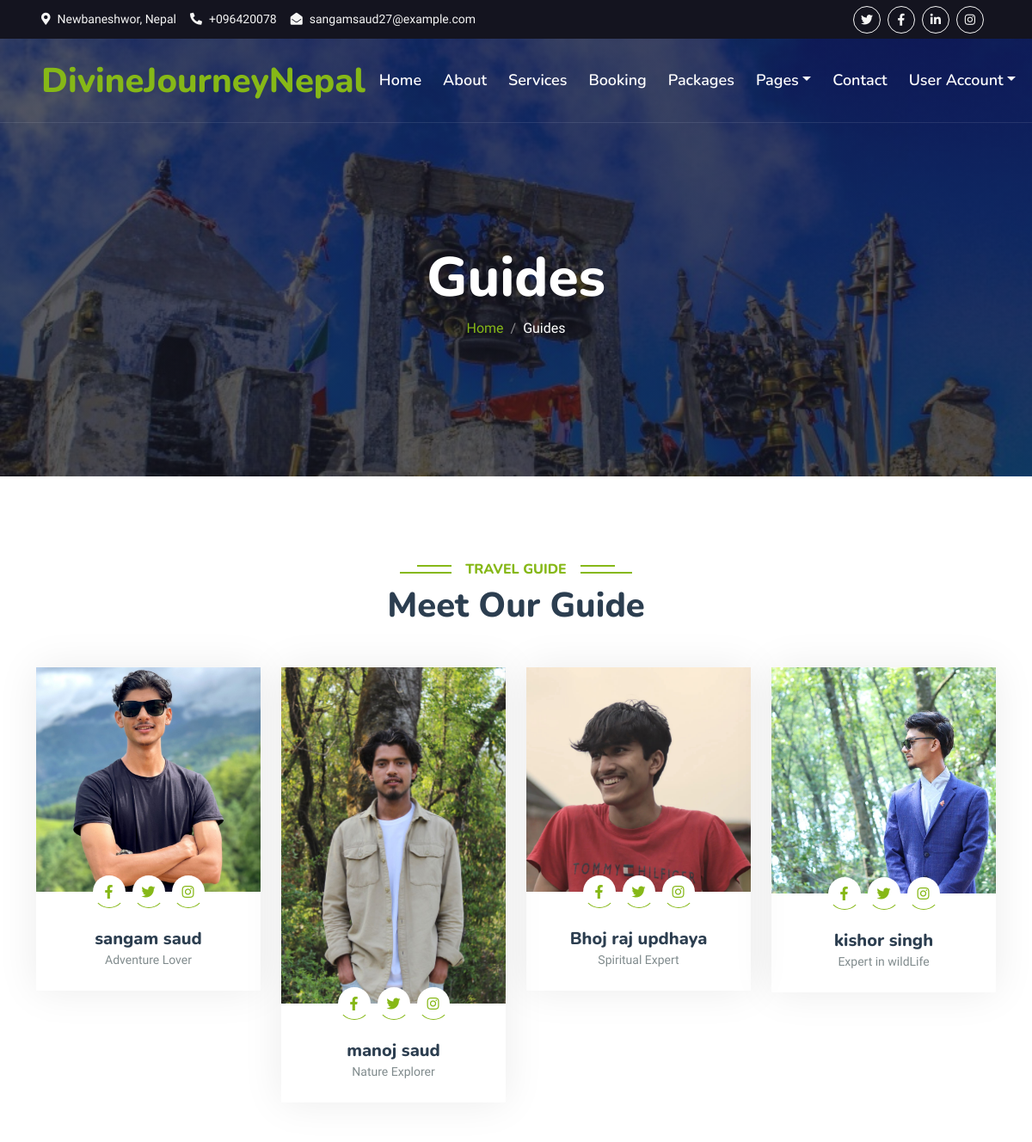
Before: /team (upper part) with the older database file.
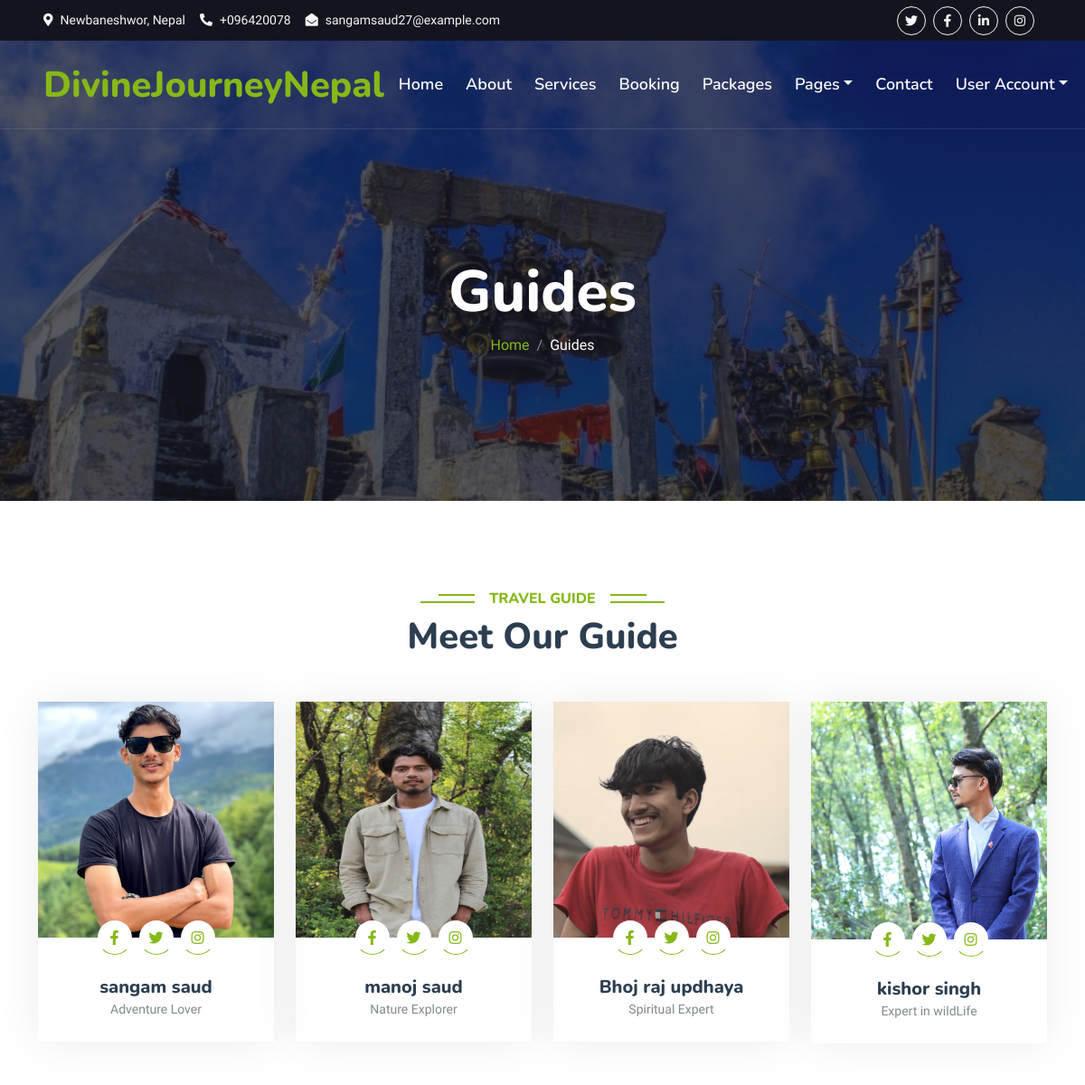
After: the same page with the newer database file.
### home/models.py (models this page shows, shortened)
class Team (models.Model):
    name = models.CharField(max_length=300)
    image = models.ImageField(upload_to='media')
    designation = models.CharField(max_length=300)

### home/views.py (the view)
# urls.py: path('team', team, name = 'team'),
def team(request):
    views = {}
    views['teams'] = Team.objects.all()
    return render(request ,'team.html', views)

### templates/team.html
{% extends 'base.html' %}
{% load static %}
{% block content %}
        <div class="container-fluid bg-primary py-5 mb-5 hero-header">
            <div class="container py-5">
                <div class="row justify-content-center py-5">
                    <div class="col-lg-10 pt-lg-5 mt-lg-5 text-center">
                        <h1 class="display-3 text-white animated slideInDown">Guides</h1>
                        <nav aria-label="breadcrumb">
                            <ol class="breadcrumb justify-content-center">
                                <li class="breadcrumb-item"><a href="/">Home</a></li>
                                <li class="breadcrumb-item text-white active" aria-current="page">Guides</li>
                            </ol>
                        </nav>
                    </div>
                </div>
            </div>
        </div>
    </div>
    <div class="container-xxl py-5">
        <div class="container">
            <div class="text-center wow fadeInUp" data-wow-delay="0.1s">
                <h6 class="section-title bg-white text-center text-primary px-3">Travel Guide</h6>
                <h1 class="mb-5">Meet Our Guide</h1>
            </div>
            <div class="row g-4">
                {% for team in teams %}
                <div class="col-lg-3 col-md-6 wow fadeInUp" data-wow-delay="0.1s">
                    <div class="team-item">
                        <div class="overflow-hidden">
                            <img class="img-fluid" src="{{team.image.url}}" alt="">
                        </div>
                        <div class="position-relative d-flex justify-content-center" style="margin-top: -19px;">
                            <a class="btn btn-square mx-1" href="https://www.facebook.com/sangam.saud.33"><i class="fab fa-facebook-f"></i></a>
                            <a class="btn btn-square mx-1" href="https://twitter.com/sangamsaud27"><i class="fab fa-twitter"></i></a>
                            <a class="btn btn-square mx-1" href="https://www.instagram.com/sangamsaud27/"><i class="fab fa-instagram"></i></a>
                        </div>
                        <div class="text-center p-4">
                            <h5 class="mb-0">{{team.name}}</h5>
                            <small>{{team.designation}}</small>
                        </div>
                    </div>
                </div>
            {% endfor %}
        </div>
    </div>
{% endblock %}

Changed rows visible on the page:
changed Team "manoj saud": image: a different picture
